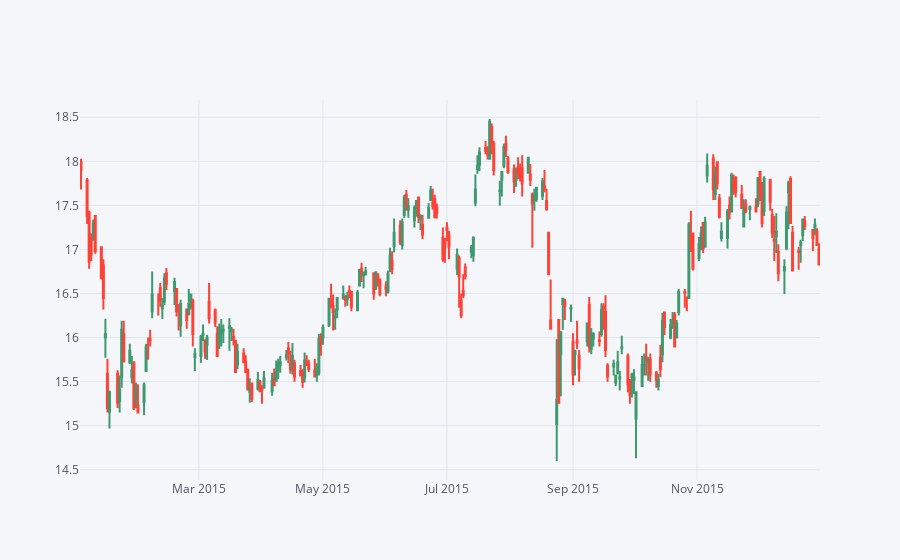

Notebook code for this chart:
### Code cell
data_BAC.loc[(data_BAC.index > datetime.datetime(2014,12,31)) & (data_BAC.index < datetime.datetime(2016,1,2))].iplot(kind='candle')

### Figure 1 — Plotly figure (JSON) as saved in the notebook; plotly's stock layout.template omitted (floating-point values rounded to 4 significant figures; data arrays with more than 128 entries replaced by an {"elided": "..."} marker saying what was removed)
{"data": [{"close": {"elided": "252 float values"}, "high": {"elided": "252 float values"}, "low": {"elided": "252 float values"}, "open": {"elided": "252 float values"}, "showlegend": false, "type": "candlestick", "x": {"elided": "252 str values"}, "yaxis": "y2"}], "layout": {"legend": {"bgcolor": "#F5F6F9", "font": {"color": "#4D5663"}}, "paper_bgcolor": "#F5F6F9", "plot_bgcolor": "#F5F6F9", "title": {"font": {"color": "#4D5663"}}, "xaxis": {"gridcolor": "#E1E5ED", "rangeslider": {"visible": false}, "showgrid": true, "tickfont": {"color": "#4D5663"}, "title": {"font": {"color": "#4D5663"}, "text": ""}, "zerolinecolor": "#E1E5ED"}, "yaxis": {"gridcolor": "#E1E5ED", "showgrid": true, "showticklabels": false, "tickfont": {"color": "#4D5663"}, "title": {"font": {"color": "#4D5663"}, "text": ""}, "zerolinecolor": "#E1E5ED"}, "yaxis2": {"gridcolor": "#E1E5ED", "showgrid": true, "tickfont": {"color": "#4D5663"}, "title": {"font": {"color": "#4D5663"}, "text": ""}, "zerolinecolor": "#E1E5ED"}}}
